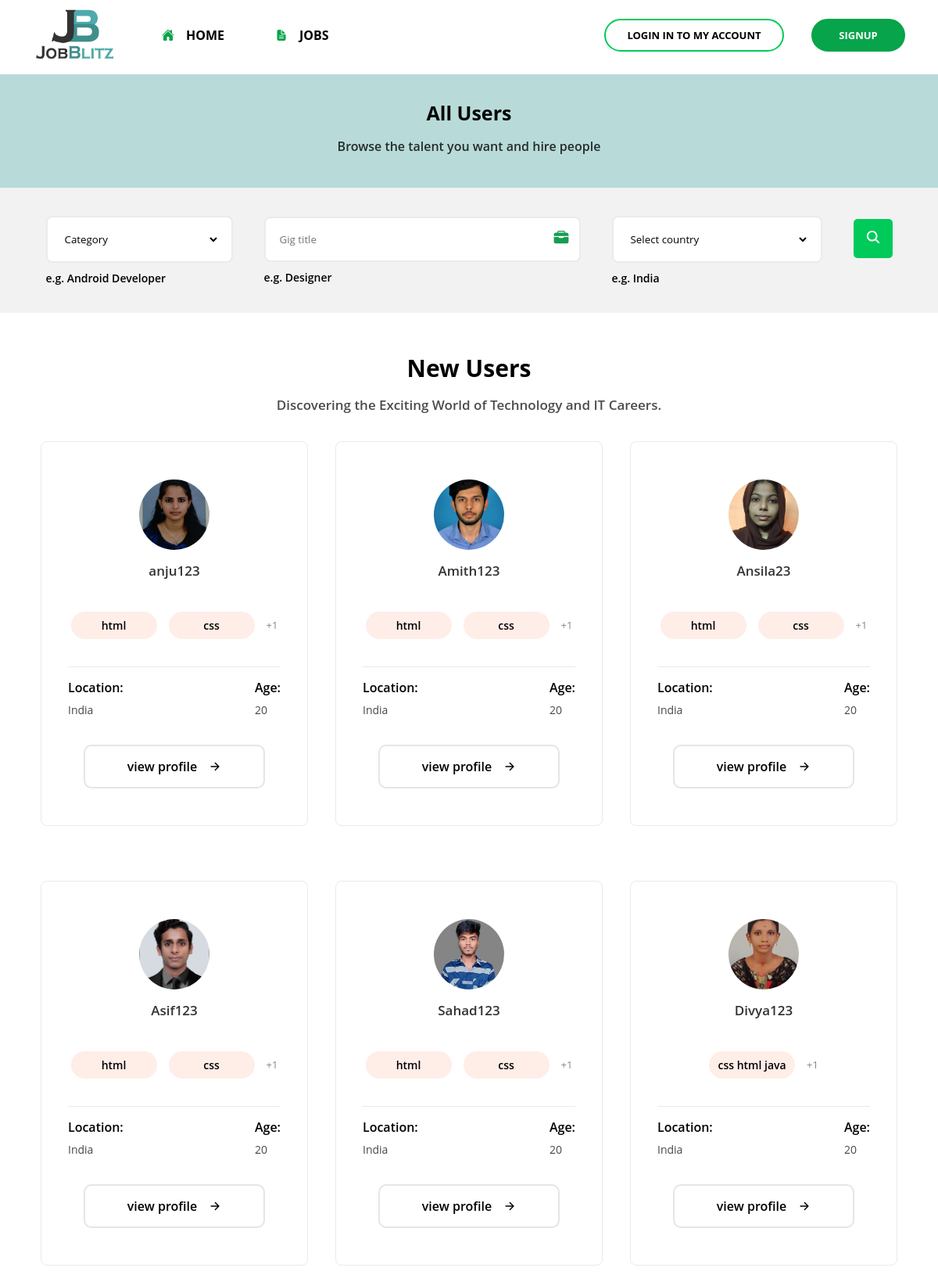
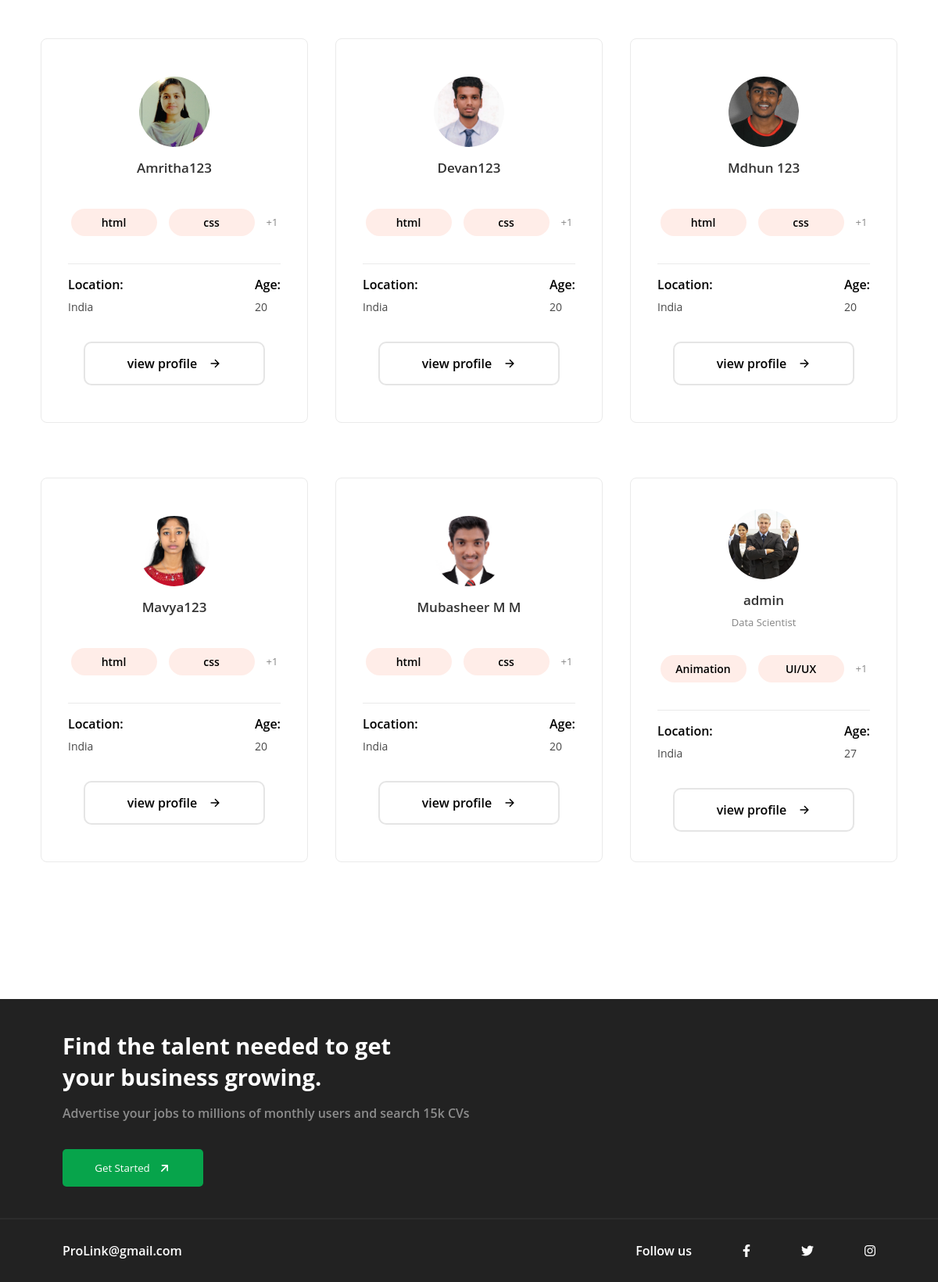
Screenshot of /freelancers/ with the database file from the repository (2 pictures, top to bottom).
### App/models.py (models this page shows, shortened)
class userProfile(models.Model):
    user = models.ForeignKey(User,on_delete=models.CASCADE)
    image = models.ImageField(upload_to='profile_pic',default='sherlock.jpg')
    location = models.CharField(max_length=5000,blank=True)
    phone = models.CharField(max_length=5000,blank=True)
    skills = models.CharField(max_length=50000,blank=True)
    age = models.IntegerField(default=18,blank=True)
    starting_rate = models.IntegerField(default=0,blank=True)
    maximum_rate = models.IntegerField(default=10,blank=True)
    job = models.CharField(max_length=50000,default="")
    date = models.DateTimeField(auto_now_add=True, blank=True)
    qualification = models.CharField(max_length=5000,blank = True)
    response_time = models.IntegerField(default=1,blank=True)
    reg_no = models.CharField(default=0,blank=True,max_length=5000)
    company_name = models.CharField(max_length=50000,default="",blank=True)
    company_location = models.CharField(max_length=50000,blank=True)
    company_phone = models.IntegerField(default=0000000000,blank=True)
    is_company = models.BooleanField(default=False)

### App/views.py (the view)
# urls.py: path('freelancers/',views.freelancers,name = "freelancers"),
def freelancers(request):
    profiles = userProfile.objects.filter(is_company = False).order_by('-date')
    profiles_list = []
    for p in profiles:
        if p.user.username != "guestuser":
            prof = {"username":p.user.username,"location":p.location,"starting":p.starting_rate,"ending":p.maximum_rate,"skills":p.skills.split(',')[:2],"image":p.image.url,"pk":p.user.pk,"job":p.job,"age":p.age,"is_company":p.is_company}
            profiles_list.append(prof)
    if request.user.is_authenticated:
        profile = userProfile.objects.filter(user = request.user).first()
    else:
        profile = userProfile.objects.filter(user = User.objects.filter(username = "guestUser").first()).first()
    return render(request,'freelancers.html', {"profiles":profiles_list,"profile":profile})

### App/templates/freelancers.html (shortened to what this page needs)
{% load static %}
<!DOCTYPE html>
<html lang="en">
<head>
    <link rel="stylesheet" href="{% static 'css/view.css' %}">
    <link rel="stylesheet" href="https://cdnjs.cloudflare.com/ajax/libs/font-awesome/6.2.1/css/all.min.css" />
</head>
<body id="style-2">
    <div class="container">
        <div class="navbar-wrapper">
            <div class="navbar">
                <div class="left">
                    <a href="{% url 'homepage' %}" style="margin-top: 3px;"><img src="{% static 'images/logo.png' %}" alt=""></a>
                    <div class="links">
                        <a href="{% url 'homepage' %}" style="display: flex;justify-content: center;align-items: center;gap: 15px;"><ion-icon name="home" style="color: #07a44b;"></ion-icon>  Home</a>
                        <a href="{% url 'gigs' %}" style="display: flex;justify-content: center;align-items: center;gap: 15px;"><ion-icon name="document-text" style="color: #07a44b;"></ion-icon> Jobs</a>
                    </div>
                </div>
                <div class="buttons">
                    {% if not request.user.is_authenticated %}
                    <a href="{% url 'showLogin' %}"><button >Login in to my account</button></a>
                    <a href="{% url 'signup' %}"><button style="width: 120px;background-color: #07a44b;color: white;border: 2px solid #07a44b;">Signup</button></a>
                    {% endif %}
                </div>
            </div>
        </div>
        <div class="banner" id="startchange" style="background-color: #b8dbd9;">
            <div class="text">
                <h1>All Users</h1>
                <h3 class="hire">Browse the talent you want and hire people</h3>
            </div>
        </div>
        <form class="bottom" method="POST" action="{% url 'search' %}" style="display: flex;">
            <div class="options">
                <div class="field">
                <select name="category" id="" required>
                    <option value="">Category</option>
                </select>
                </div>
                <p>e.g. Android Developer</p>
            </div>
            <div class="options">
                <div class="field">
                    <input type="text" placeholder="Gig title" name ="title" required>
                </div>
                <h2><ion-icon name="briefcase"></ion-icon></h2>
                <p>e.g. Designer</p>
            </div>
            <div class="options">
                <div class="field">
                <select id="country" name="country" class="location" required>
                    <option value="">Select country</option>
                </select>
                </div>
                <p>e.g. India</p>
            </div>
            <button><ion-icon name="search"></ion-icon></button>
        </form>
        <center>
            <div class="text2 text3">
                <h2>New Users</h2>
                <p>Discovering the Exciting World of Technology and IT Careers.</p>
            </div>
            <div class="members-wrapper" style="margin-bottom: 150px;">
                <div class="members" style="flex-wrap: wrap;">
                    {% for profile in profiles %}
                    <div class="member">
                        <img src="{{profile.image}}" alt="">
                        <h3>{{profile.username}}</h3>
                        <p>{{profile.job}}</p>
                        <div class="skills">
                            {% for skill in profile.skills %}
                            <button>{{skill}}</button>
                            {% endfor %}
                            <p>+1</p>
                        </div>
                        <div class="details">
                            <div class="detail">
                                <h2>Location:</h2>
                                <h5>{{profile.location}}</h5>
                            </div>
                            <div class="detail">
                                <h2>Age:</h2>
                                <h5>{{profile.age}}</h5>
                            </div>
                        </div>
                        <a href="{% url 'profileView' pk=profile.pk %}" style="text-decoration: none;width: 290px;"><button class="mem-button">view profile <ion-icon name="arrow-forward"></ion-icon></button></a>
                    </div>
                    {% endfor %}
                </div>
            </div>
            <div class="section" style="width: 100%;background-image:none;border-radius: 0px;background-color: #222;">
                <div class="content">
                    <h2 style="color: white;">Find the talent needed to get your business growing.</h2>
                    <p style="color: rgb(167, 167, 167);">Advertise your jobs to millions of monthly users and search 15k CVs</p>
                    <a href="{% url 'gigs' %}" style="cursor: pointer;text-decoration: none;"><button style="background-color: #07a44b;border-radius: 5px;color: white;display: flex;justify-content: center;align-items: center;gap: 10px;cursor: pointer;">Get Started <ion-icon name="arrow-forward-outline" style="transform: rotate(-45deg);font-size: 17px;"></ion-icon></button></a>
                </div>
            </div>
        </center>
        <footer>
            <div class="left-side">
                <h3>ProLink@gmail.com</h3>
            </div>
            <div class="right-side">
                <h3>Follow us</h3>
                <h4><i class="fa-brands fa-facebook-f"></i></h4>
                <h4><i class="fa-brands fa-twitter"></i></h4>
                <h4><i class="fa-brands fa-instagram"></i></h4>
        </footer>
    </div>
</body>
</html>

### rows the page displays
userProfile: location "India"
userProfile: location "India"
userProfile: location "India"
userProfile: location "India"
userProfile: location "India"
userProfile: skills "css html java", location "India"
userProfile: location "India"
userProfile: location "India"
userProfile: location "India"
userProfile: location "India"
userProfile: location "India"
userProfile: job "Data Scientist", location "India"

### other values shown
{{ profile.username }} "anju123" "Amith123" "Ansila23" "Asif123" "Sahad123" "Divya123" "Amritha123" "Devan123" "Mdhun 123" "Mavya123" "Mubasheer M M" "admin"
{{ skill }} "html" "css" "html" "css" "html" "css" "html" "css" "html" "css" "html" "css" "html" "css" "html" "css" "html" "css" "html" "css" "Animation" "UI/UX"
{{ profile.age }} "20" "20" "20" "20" "20" "20" "20" "20" "20" "20" "20" "27"
